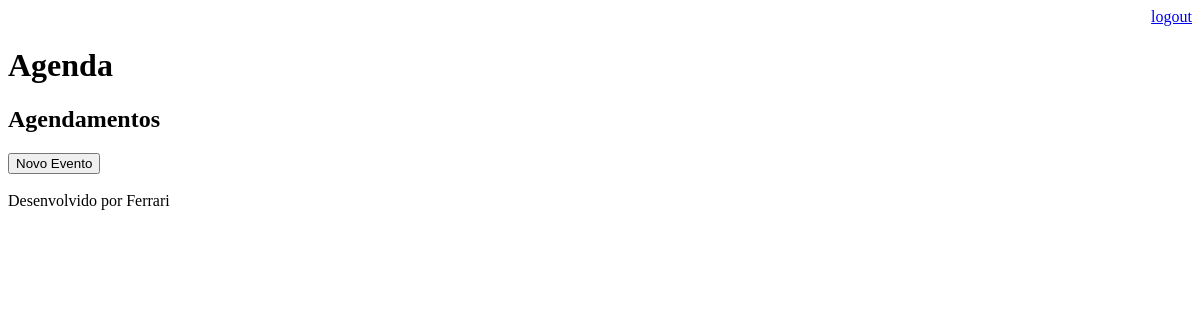
Page /agenda/ (signed in) on the earlier database version.
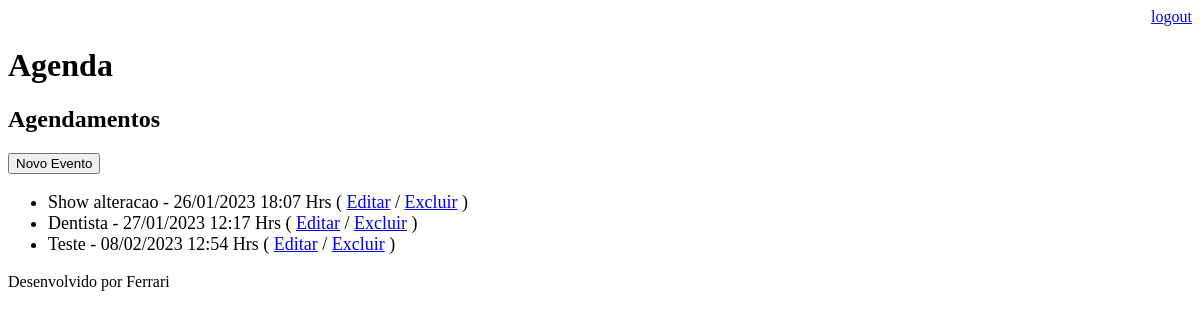
Same page on the later database version.
### core/models.py (models this page shows, shortened)
class Evento(models.Model):
    titulo = models.CharField(max_length=100)
    descricao = models.TextField(blank=True,null=True)
    data_evento = models.DateTimeField(verbose_name='Data do Evento')#Customizar o nome
    data_criacao = models.DateField(auto_now=True)
    usuario = models.ForeignKey(User, on_delete=models.CASCADE)#Se o usuario for excluido, todos os eventos pertencente a ele também são
    class Meta:
        db_table='evento' #Força o nome da tabela ser evento
    def get_data_evento(self):
        return self.data_evento.strftime('%d/%m/%Y %H:%M Hrs') #Conf retorno dos dados na tela
    def get_evento_atrasado(self):
        if self.data_evento < datetime.now():
            return True
        else:
            return False

### core/views.py (the view)
# urls.py: path('agenda/', views.lista_eventos), #Endereco da rota - irá para views função lista_eventos
@login_required(login_url='/login/')#Validar autenticação
def lista_eventos(request):
   usuario = request.user
   data_atual = datetime.now() - timedelta(hours=1) #data atual/ mostrar evento que passou até 1 hora
   evento = Evento.objects.filter(usuario=usuario,
                                  data_evento__gt=data_atual) #Filtrar eventos do usuario da data atual em diante __gt/ menor que a data atual __lt
   dados = {'eventos':evento}
   return render(request,'agenda.html', dados)

### templates/agenda.html (shortened to what this page needs)
{% extends "model-page.html" %} <!Extender o contéudo para a pág page->
{% block content%} <!começo do conteúdo->
       <h2>Agendamentos</h2>
       <a href="evento/"> <! Criando botão com link para a página evento->
        <button type="button">Novo Evento</button>
       </a>
       <ul style="font-size: 18px"> <!criar uma lista de tópicos ->
        {% for evento in eventos %}
            <li>
                <div style=>
                    {{evento.titulo}} - {{evento.get_data_evento}}  <!Vai mostrar na tela os eventos coletado no banco de dados->
                    ( <a href="evento/?id={{evento.id}}">Editar</a> <!Vai levar para a tela de inserção e passa o parametro pelo GET->
                    / <a href="evento/delete/{{evento.id}}/">Excluir</a> ) <!Link para excluir o evento pelo id rapidamente/ vai buscar a views delete_evento->
                </div>
            </li>
        {% endfor %}
        </ul>
 {% endblock %}

### templates/model-page.html
<!DOCTYPE html>
<html lang="en">
    <head>
       {% include "model-header.html" %} <!Reaproveita conteúdo do header->
    </head>
    <body>
        {% block content %} {% endblock %} <!Bloco->
        {% include "model-footer.html" %} <!Reaproveita footer para o resto->
    </body>
</html>

### templates/model-header.html (shortened to what this page needs)
<div align="right">
        <a href="/logout">logout</a>
</div>
<h1>Agenda</h1>

### templates/model-footer.html
<p>Desenvolvido por Ferrari</p> <!conteúdo que será exibido no footer->

Differences in the rows shown:
added Evento: titulo "Show alteracao", get_data_evento "26/01/2023 18:07 Hrs"
added Evento: titulo "Dentista", get_data_evento "27/01/2023 12:17 Hrs"
added Evento: titulo "Teste", get_data_evento "08/02/2023 12:54 Hrs"
